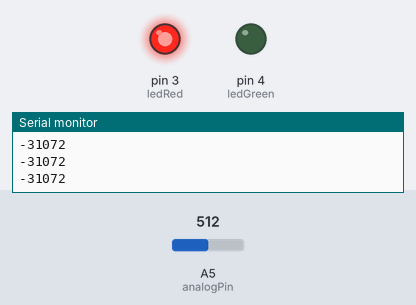
A sketch run on a simulated Arduino Uno, built with avr-gcc and run on an emulated ATmega328P. Shown: output pins drawn as LEDs (lit = HIGH), the last lines printed to the serial monitor. Inputs (shaded band) come from the test bench; at power-on: A5 (analogPin) = 512.

Above: at 5.0 s.
At 14.5 s:
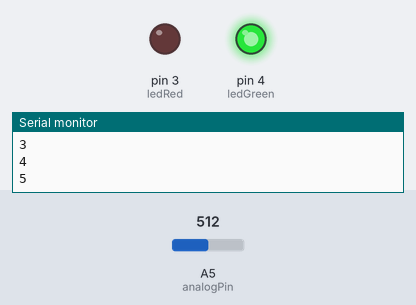
Timing chart, 0 to 24.7 s (numbered marks = the images above):
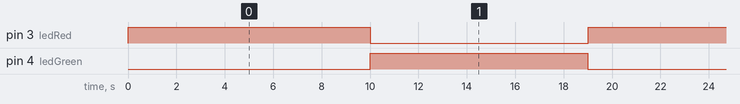

The sketch:

Ohmmeter.ino
```cpp
int analogPin = 5;//analog pin input on the board
int raw = 0;
int vin = 5;//Input voltage
float vout = 0; //output voltage
float Rknown = 100000;
float Runknown = 0;
float buffer = 0;
int arr[10];
int count = 0;
float Rave = 0;
float sum = 0;
int ledGreen = 4;
int ledRed = 3;
boolean hasRun = false;
void setup() {
  pinMode(ledRed, OUTPUT);
  pinMode(ledGreen, OUTPUT);
  Serial.begin(9600);
  Serial.println("Do not remove resistor, Resistance being measured!");
}
void loop() {
  while (count <= 10) {
    digitalWrite(ledRed, HIGH);
    raw = analogRead(analogPin);
    if (raw && count != 10) {
      buffer = raw * vin;
      vout = (buffer) / 1024.0;
      buffer = (vin / vout) - 1;
      Runknown = Rknown * buffer;
      arr[count] = Runknown;
      count++;
      delay(1000);
      Serial.println(arr[count - 1]);
      sum += arr[count - 1];
    }
    if (count == 10) {
      Rave = sum / 10;
      Serial.print("R average = ");
      Serial.println(Rave);
      Serial.println("Resistor safe to remove now");
      for(int i =1; i < 10; i++){
        digitalWrite(ledRed, LOW);
        Serial.println(i);
        digitalWrite(ledGreen, HIGH);
        delay(1000);
        digitalWrite(ledGreen, LOW);
      }
      count = 0;
      sum = 0;
      Rave = 0;
      Serial.println("Do not remove resistor, Resistance being measured!");
    }
  }
}
```

Measured:
- by itself, pin 3 (ledRed): alternates HIGH for 10.0 s and LOW for 9.0 s
- by itself, pin 4 (ledGreen): alternates HIGH for 9.0 s and LOW for 10.0 s
